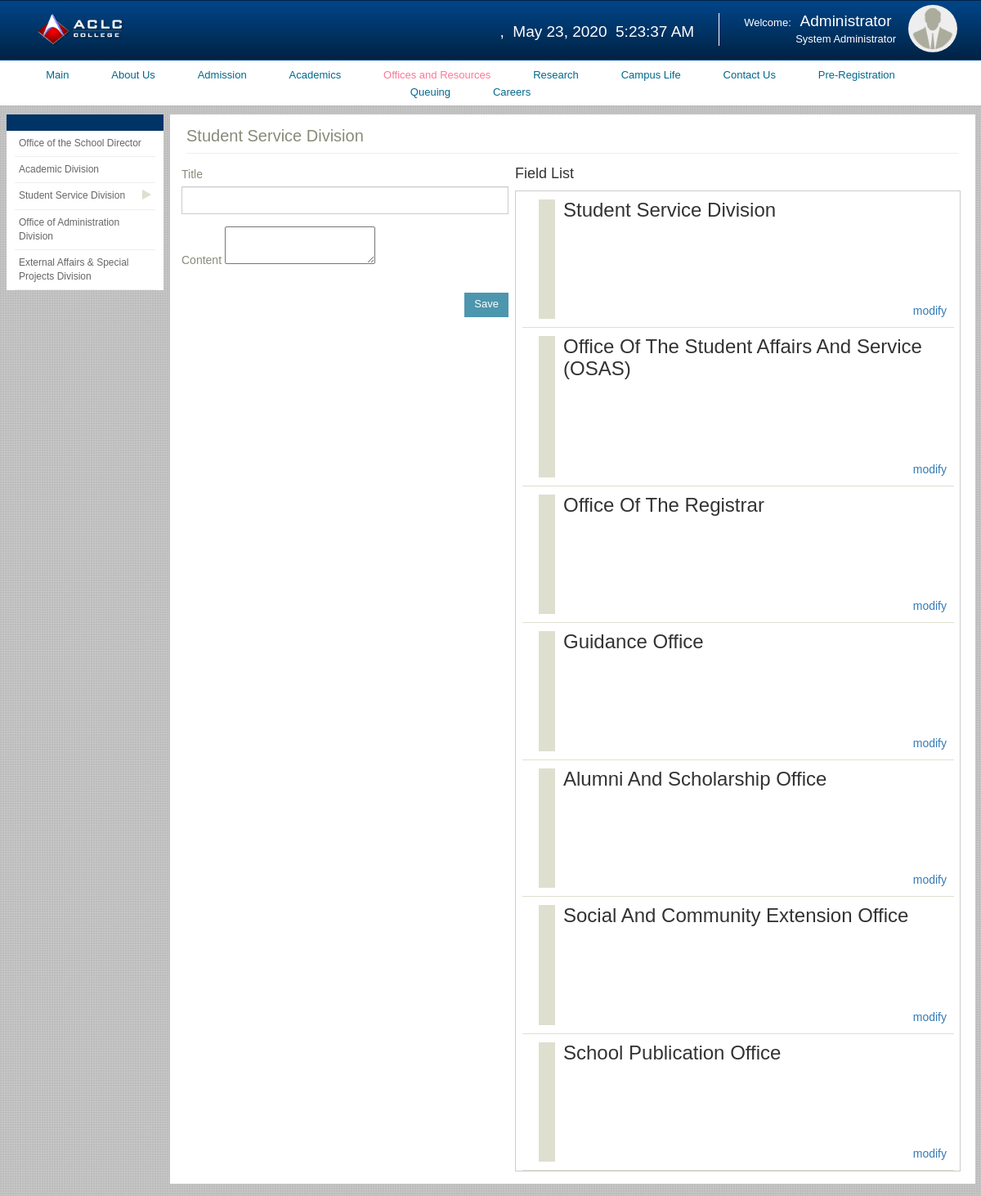
Page /index.php/admin/office_and_resources/student_service_division on the committed database.
### tables this page shows
CREATE TABLE `stud_serv_div` (
  `ssd_id` int(11) NOT NULL,
  `title` varchar(225) DEFAULT NULL,
  `content` text,
  `date_posted` date DEFAULT NULL,
  `ac_id` int(11) DEFAULT NULL
);

### application/controllers/admin/office_and_resources/student_service_division.php (called while the page is built, shortened)
<?php
class Student_Service_Division extends MY_Controller {
	public function index()
	{
		$data['info'] = $this->load_list();
		$this->load->view("admin/office_and_resources/header");
		$this->load->view("admin/office_and_resources/student_service_division/body",$data);
	}
	public function load_list(){
		$this->load->model('stud_serv_div');
		$ssd = new Stud_Serv_Div;
		$getSD = $ssd->get();
		return $getSD;
	}
}

### index.php (called while the page is built, shortened)
<?php
require_once BASEPATH.'core/CodeIgniter.php';

### application/core/MY_Model.php (called while the page is built, shortened)
<?php
	class MY_Model extends CI_Model{
		public function instatiate($qry_result){
			$toret = array();
			foreach ($qry_result as $row) {
				$model = new $class;
				$model->populate($row);
				$toret[$row->{$this::DB_TABLE_PK}] = $model;
			}
			return $toret;
		}
		public function get($limit = 0, $offset = 0){
			$this->db->select('*');
			$this->db->from($this::DB_TABLE);
			$qry = $this->db->get();
			$toret = $this->instatiate($qry->result());
			return $toret;
		}
	}

### application/views/admin/office_and_resources/student_service_division/body.php (the view, shortened to what this page needs)
<div class="container-fluid">
    <div class="row">
      	<div class="col-md-4 pr-0">
        	<div class="admission-leftpane bg-white">
          		<div class="head-blue ptb-10 bg-blue"></div>
      			<ul>
        			<li ><a href="<?= base_url()?>index.php/admin/office_and_resources/office_of_the_school_director">Office of the School Director</a></li>
		            <li ><a href="<?= base_url()?>index.php/admin/office_and_resources/academic_division">Academic Division</a></li>
		            <li class="active"><a href="<?= base_url()?>index.php/admin/office_and_resources/student_service_division">Student Service Division</a><i class="fa fa-play"></i></li>
		            <li><a href="<?= base_url()?>index.php/admin/office_and_resources/office_of_administration_division">Office of Administration Division</a></li>
		            <li><a href="<?= base_url()?>index.php/admin/office_and_resources/external_affairs">External Affairs &amp; Special Projects Division</a></li>
      			</ul>
        	</div>
    	</div>
    	<div class="col-md-20">
			<div class="mid-content ptb-15 bg-white oh">
				<h3 class="normal c-gray f-20 mb-15 bb pb-10">Student Service Division</h3>
				<div class="row">
					<div class="col-md-10">
						<?php echo form_open_multipart('admin/office_and_resources/student_service_division/save_text',array('id'=>'form-text-ssd' , 'class' => 'form-horizontal', 'data-toggle' => "validator", 'method' => "post")) ?>
							<div class="form-group">
								<label for="title" style="font-weight: normal;" class="c-gray">Title</label>
								<input type="text" name="title" id="title" class="form-control" style="border-radius:0;" required>
							</div>
							<div class="form-group">
								<label for="content" style="font-weight: normal;" class="c-gray">Content</label>
								<textarea name="content" id="cont"></textarea>
							</div>
							<div class="form-group">
								<button type="submit" class="btn btn-primary pull-right" style="padding-top:5px;margin-bottom: 5px;margin-top:10px;" id="btn-save">Save</button>
							</div>
						</form>
					</div>
					<div class="col-md-14">
						<div class="col-md-24">
							<div class="row">
								<h4>Field List</h4>
							</div>
							<div class="row" style="border:1px solid #CCC;">
								<div class="col-md-24">
									<?php foreach($info as $key => $value):?>
										<div style="border-bottom:1px solid #dfdfd0;padding-bottom:10px;margin-top:10px;">
											<div class="row" style="border-left:20px solid #dfdfd0;margin-left:20px;">
												<div class="col-md-24" style="padding-left:10px;word-wrap:break-word;">
													<h3><?= ucwords($value->title)?></h3>
													<div style="height:90px;" class="ellip">
													</div>
													<a href="#" class="pull-right edit" style="margin-right:10px;" attr="<?= $value->ssd_id ?>">modify</a>
												</div>
											</div>
										</div>
									<?php endforeach;?>
								</div>
							</div>
						</div>
					</div>
				</div>
			</div>
		</div>

### rows in the picture
stud_serv_div: title "Student Service Division"
stud_serv_div: title "Office Of The Student Affairs And Service (OSAS)"
stud_serv_div: title "Office Of The Registrar"
stud_serv_div: title "Guidance Office"
stud_serv_div: title "Alumni And Scholarship Office"
stud_serv_div: title "Social And Community Extension Office"
stud_serv_div: title "School Publication Office"
